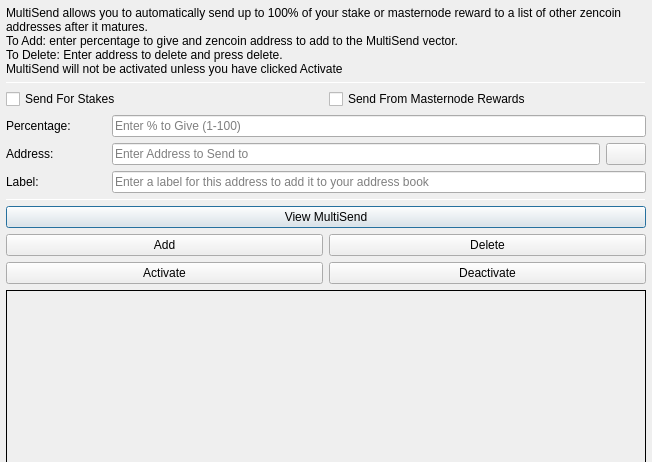
<?xml version="1.0" encoding="UTF-8"?>
<ui version="4.0">
 <class>MultiSendDialog</class>
 <widget class="QDialog" name="MultiSendDialog">
  <property name="windowModality">
   <enum>Qt::NonModal</enum>
  </property>
  <property name="geometry">
   <rect>
    <x>0</x>
    <y>0</y>
    <width>652</width>
    <height>300</height>
   </rect>
  </property>
  <property name="windowTitle">
   <string>MultiSend</string>
  </property>
  <layout class="QVBoxLayout" name="verticalLayout" stretch="0">
   <property name="leftMargin">
    <number>6</number>
   </property>
   <property name="topMargin">
    <number>6</number>
   </property>
   <property name="rightMargin">
    <number>6</number>
   </property>
   <property name="bottomMargin">
    <number>6</number>
   </property>
   <item>
    <layout class="QVBoxLayout" name="verticalLayout_Main" stretch="1,1,1,0,1,1,1">
     <item>
      <widget class="QLabel" name="label_2">
       <property name="lineWidth">
        <number>1</number>
       </property>
       <property name="text">
        <string>MultiSend allows you to automatically send up to 100% of your stake or masternode reward to a list of other zencoin addresses after it matures.
To Add: enter percentage to give and zencoin address to add to the MultiSend vector.
To Delete: Enter address to delete and press delete.
MultiSend will not be activated unless you have clicked Activate</string>
       </property>
       <property name="alignment">
        <set>Qt::AlignLeading|Qt::AlignLeft|Qt::AlignTop</set>
       </property>
       <property name="wordWrap">
        <bool>true</bool>
       </property>
      </widget>
     </item>
     <item>
      <widget class="Line" name="line">
       <property name="minimumSize">
        <size>
         <width>0</width>
         <height>1</height>
        </size>
       </property>
       <property name="maximumSize">
        <size>
         <width>16777215</width>
         <height>1</height>
        </size>
       </property>
       <property name="orientation">
        <enum>Qt::Horizontal</enum>
       </property>
      </widget>
     </item>
     <item>
      <layout class="QVBoxLayout" name="verticalLayout_Settings">
       <item>
        <layout class="QHBoxLayout" name="horizontalLayout">
         <item>
          <widget class="QCheckBox" name="multiSendStakeCheckBox">
           <property name="text">
            <string>Send For Stakes</string>
           </property>
          </widget>
         </item>
         <item>
          <widget class="QCheckBox" name="multiSendMasternodeCheckBox">
           <property name="text">
            <string>Send From Masternode Rewards</string>
           </property>
          </widget>
         </item>
        </layout>
       </item>
       <item>
        <layout class="QHBoxLayout" name="horizontalLayout_6">
         <item>
          <widget class="QLabel" name="label">
           <property name="minimumSize">
            <size>
             <width>100</width>
             <height>0</height>
            </size>
           </property>
           <property name="toolTip">
            <string>Percentage of stake to send</string>
           </property>
           <property name="text">
            <string>Percentage:</string>
           </property>
          </widget>
         </item>
         <item>
          <widget class="QLineEdit" name="multiSendPercentEdit">
           <property name="toolTip">
            <string>Enter whole numbers 1 - 100</string>
           </property>
           <property name="placeholderText">
            <string>Enter % to Give (1-100)</string>
           </property>
          </widget>
         </item>
        </layout>
       </item>
       <item>
        <layout class="QHBoxLayout" name="horizontalLayout_7">
         <item>
          <widget class="QLabel" name="label_5">
           <property name="minimumSize">
            <size>
             <width>100</width>
             <height>0</height>
            </size>
           </property>
           <property name="toolTip">
            <string>Address to send portion of stake to</string>
           </property>
           <property name="text">
            <string>Address:</string>
           </property>
          </widget>
         </item>
         <item>
          <widget class="QLineEdit" name="multiSendAddressEdit">
           <property name="toolTip">
            <string/>
           </property>
           <property name="placeholderText">
            <string>Enter Address to Send to</string>
           </property>
          </widget>
         </item>
         <item>
          <widget class="QPushButton" name="addressBookButton">
           <property name="maximumSize">
            <size>
             <width>16777215</width>
             <height>32</height>
            </size>
           </property>
           <property name="toolTip">
            <string>Choose an address from the address book</string>
           </property>
           <property name="text">
            <string/>
           </property>
           <property name="icon">
            <iconset resource="../zencoin.qrc">
             <normaloff>:/icons/address-book</normaloff>:/icons/address-book</iconset>
           </property>
           <property name="shortcut">
            <string>Alt+A</string>
           </property>
           <property name="autoDefault">
            <bool>false</bool>
           </property>
          </widget>
         </item>
        </layout>
       </item>
      </layout>
     </item>
     <item>
      <layout class="QHBoxLayout" name="horizontalLayout_3">
       <item>
        <widget class="QLabel" name="label_3">
         <property name="minimumSize">
          <size>
           <width>100</width>
           <height>0</height>
          </size>
         </property>
         <property name="text">
          <string>Label:</string>
         </property>
        </widget>
       </item>
       <item>
        <widget class="QLineEdit" name="labelAddressLabelEdit">
         <property name="placeholderText">
          <string>Enter a label for this address to add it to your address book</string>
         </property>
        </widget>
       </item>
      </layout>
     </item>
     <item>
      <widget class="Line" name="line_2">
       <property name="minimumSize">
        <size>
         <width>0</width>
         <height>1</height>
        </size>
       </property>
       <property name="maximumSize">
        <size>
         <width>16777215</width>
         <height>1</height>
        </size>
       </property>
       <property name="orientation">
        <enum>Qt::Horizontal</enum>
       </property>
      </widget>
     </item>
     <item>
      <layout class="QVBoxLayout" name="verticalLayout_Buttons">
       <item>
        <layout class="QHBoxLayout" name="horizontalLayout_4">
         <item>
          <widget class="QPushButton" name="viewButton">
           <property name="toolTip">
            <string/>
           </property>
           <property name="statusTip">
            <string>View MultiSend Vector</string>
           </property>
           <property name="text">
            <string>View MultiSend</string>
           </property>
          </widget>
         </item>
        </layout>
       </item>
       <item>
        <layout class="QHBoxLayout" name="horizontalLayout_2">
         <item>
          <widget class="QPushButton" name="addButton">
           <property name="toolTip">
            <string/>
           </property>
           <property name="statusTip">
            <string>Add to MultiSend Vector</string>
           </property>
           <property name="text">
            <string>Add</string>
           </property>
          </widget>
         </item>
         <item>
          <widget class="QPushButton" name="deleteButton">
           <property name="toolTip">
            <string/>
           </property>
           <property name="statusTip">
            <string>Delete Address From MultiSend Vector</string>
           </property>
           <property name="text">
            <string>Delete</string>
           </property>
          </widget>
         </item>
        </layout>
       </item>
       <item>
        <layout class="QHBoxLayout" name="horizontalLayout_5">
         <item>
          <widget class="QPushButton" name="activateButton">
           <property name="statusTip">
            <string>Activate MultiSend</string>
           </property>
           <property name="text">
            <string>Activate</string>
           </property>
          </widget>
         </item>
         <item>
          <widget class="QPushButton" name="disableButton">
           <property name="statusTip">
            <string>Deactivate MultiSend</string>
           </property>
           <property name="text">
            <string>Deactivate</string>
           </property>
          </widget>
         </item>
        </layout>
       </item>
      </layout>
     </item>
     <item>
      <widget class="QLabel" name="message">
       <property name="minimumSize">
        <size>
         <width>0</width>
         <height>180</height>
        </size>
       </property>
       <property name="frameShape">
        <enum>QFrame::Panel</enum>
       </property>
       <property name="frameShadow">
        <enum>QFrame::Plain</enum>
       </property>
       <property name="lineWidth">
        <number>1</number>
       </property>
       <property name="midLineWidth">
        <number>1</number>
       </property>
       <property name="text">
        <string/>
       </property>
       <property name="alignment">
        <set>Qt::AlignLeading|Qt::AlignLeft|Qt::AlignTop</set>
       </property>
       <property name="wordWrap">
        <bool>true</bool>
       </property>
      </widget>
     </item>
    </layout>
   </item>
  </layout>
 </widget>
 <resources>
  <include location="../zencoin.qrc"/>
 </resources>
 <connections/>
</ui>
